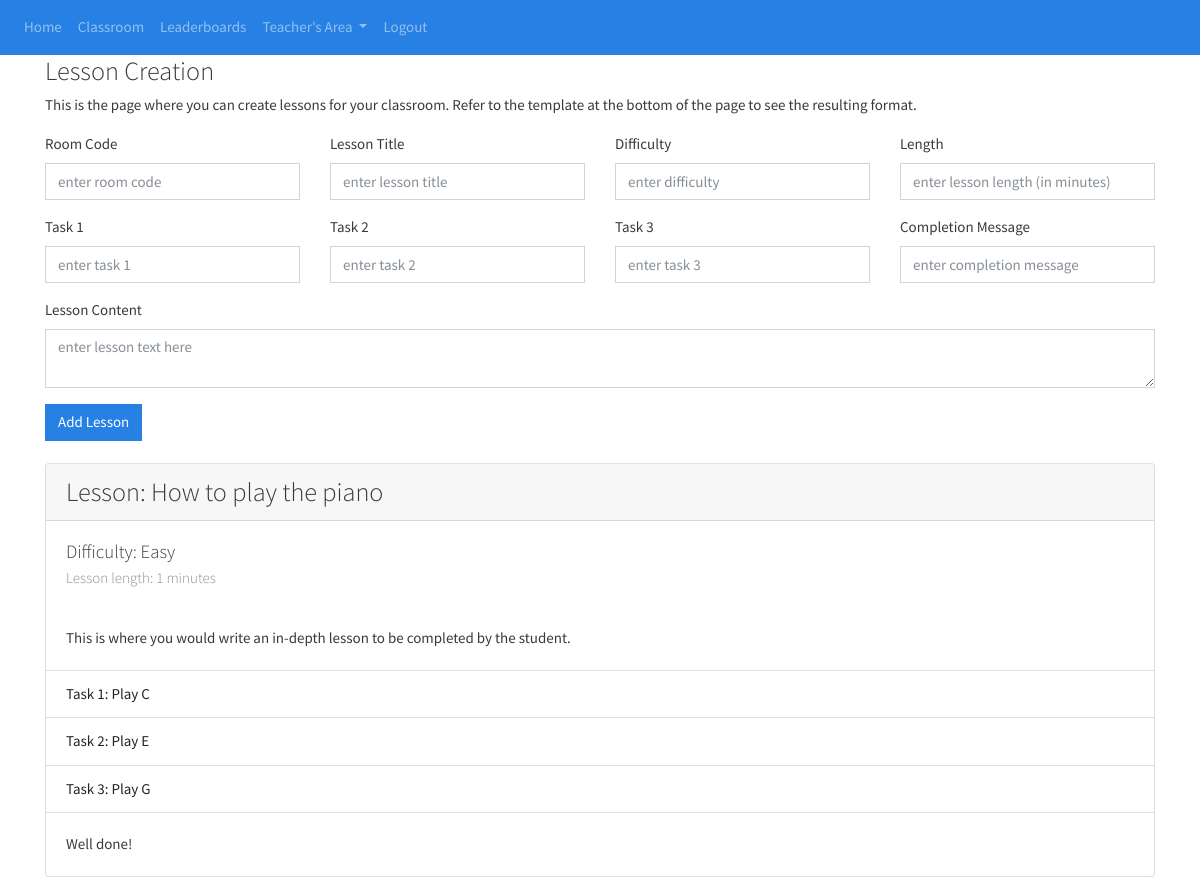
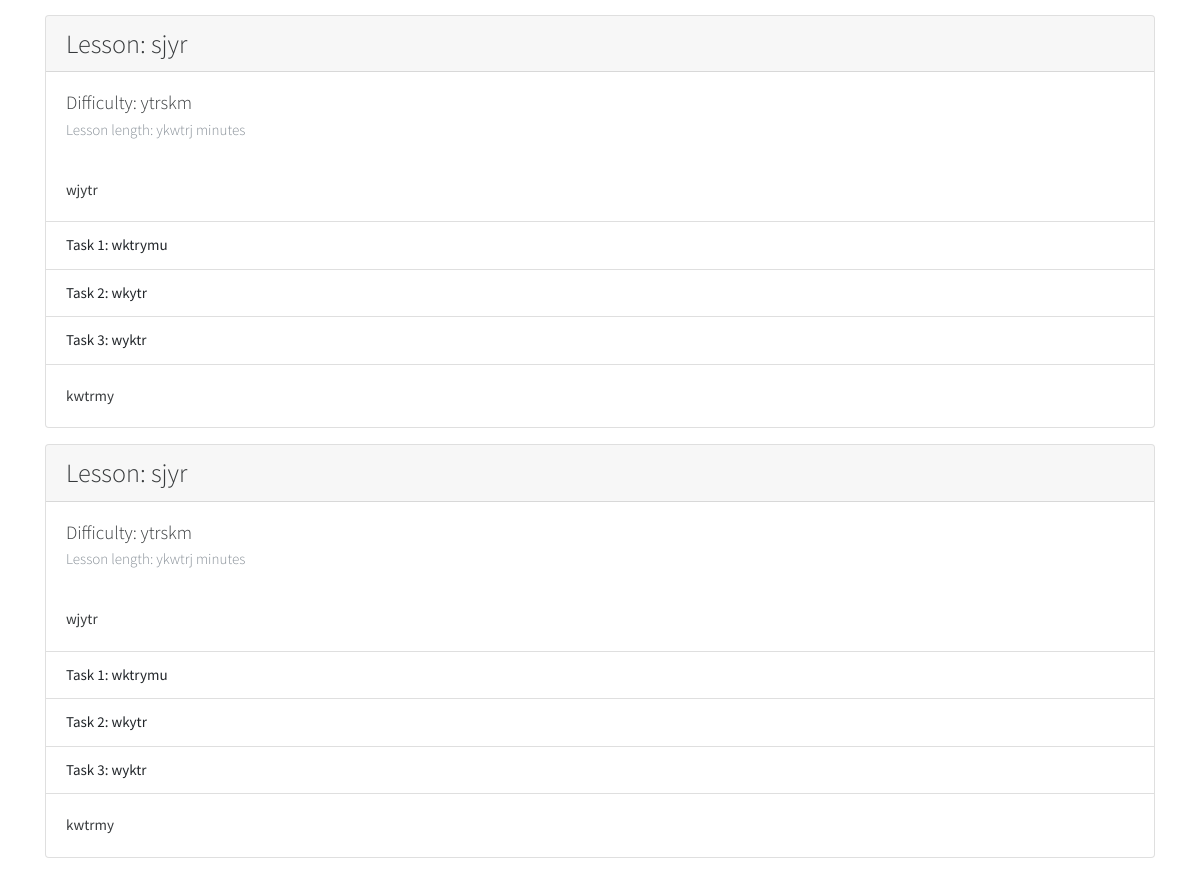
The app's page /class_lessons (signed in) with its own data (2 pictures, top to bottom).
### website/models.py (models this page shows)
class Lesson(db.Model):
    id = db.Column(db.Integer, primary_key=True)
    lesson_title = db.Column(db.String(150))
    difficulty = db.Column(db.String(150))
    length = db.Column(db.String(150))
    data = db.Column(db.String(10000))
    task1 = db.Column(db.String(150))
    task2 = db.Column(db.String(150))
    task3 = db.Column(db.String(150))
    completion_message = db.Column(db.String(10000))
    user_id = db.Column(db.Integer, db.ForeignKey('user.id'))
    class_id = db.Column(db.Integer, db.ForeignKey('classroom.id'))

### website/views.py (the view, shortened to what this page needs)
@views.route('/class_lessons', methods=['GET', 'POST'])
@login_required
def class_lessons():
    return render_template("class_lessons.html", user=current_user)

### website/__init__.py (called while the page is built)
def create_app():
    app = Flask(__name__)
    app.config['SECRET_KEY'] = 'abc123'
    app.config['SQLALCHEMY_DATABASE_URI'] = f'sqlite:///{DB_NAME}'
    db.init_app(app)
    from .views import views
    from .auth import auth
    app.register_blueprint(views, url_prefix='/')
    app.register_blueprint(auth, url_prefix='/')
    from .models import User, Lesson, Classroom
    create_database(app)
    login_manager = LoginManager()
    login_manager.login_view = 'auth.login'
    login_manager.init_app(app)
    @login_manager.user_loader
    def load_user(id):
        return User.query.get(int(id))
    return app

### website/templates/class_lessons.html
{% extends "base.html" %} {% block title %}Class Lessons{% endblock %}
{% block content %}
<h3>Lesson Creation</h3>
<p>This is the page where you can create lessons for your classroom. Refer to the template at the bottom of the page to see the resulting format.</p>
<form class="row g-3" method="POST" >
    <div class ="col-md-3">
        <label for="classroom">Room Code</label>
        <input type="text" class="form-control" id="classroom" name="classroom" placeholder="enter room code" required>
    </div>
    <div class ="col-md-3">
        <label for="classroom">Lesson Title</label>
        <input type="text" class="form-control" id="lesson_title" name="lesson_title" placeholder="enter lesson title" required>
    </div>
    <div class ="col-md-3">
        <label for="difficulty">Difficulty</label>
        <input type="text" class="form-control" id="difficulty" name="difficulty" placeholder="enter difficulty" required>
    </div>
    <div class ="col-md-3">
        <label for="length">Length</label>
        <input type="text" class="form-control" id="length" name="length" placeholder="enter lesson length (in minutes)" required>
    </div>
    <div class ="col-md-3">
        <label for="task1">Task 1</label>
        <input type="text" class="form-control" id="task1" name="task1" placeholder="enter task 1"required>
    </div>
    <div class ="col-md-3">
        <label for="task2">Task 2</label>
        <input type="text" class="form-control" id="task2" name="task2" placeholder="enter task 2"required>
    </div>
    <div class ="col-md-3">
        <label for="task3">Task 3</label>
        <input type="text" class="form-control" id="task3" name="task3" placeholder="enter task 3"required>
    </div>
    <div class ="col-md-3">
        <label for="completion_message">Completion Message</label>
        <input type="text" class="form-control" id="completion_message" name="completion_message" placeholder="enter completion message"required>
    </div>
    <div class ="col-md-12">
        <label for="lesson">Lesson Content</label>
        <textarea name="lesson" id="lesson" class="form-control" placeholder="enter lesson text here"></textarea>
    </div>
    <div class = "col-md-3">
        <button type="submit" class="btn btn-primary">Add Lesson</button>
    </div>
</form>
<br>
{% for lesson in user.lessons %}
<div class="card mb-3">
    <h3 class="card-header">Lesson: {{lesson.lesson_title}}</h3>
    <div class="card-body">
      <h5 class="card-title">Difficulty: {{lesson.difficulty}}</h5>
      <h6 class="card-subtitle text-muted">Lesson length: {{lesson.length}} minutes</h6>
    </div>
    <div class="card-body">
      <p class="card-text">{{lesson.data}} </p>
    </div>
    <ul class="list-group list-group-flush">
      <li class="list-group-item">Task 1: {{lesson.task1}}</li>
      <li class="list-group-item">Task 2: {{lesson.task2}}</li>
      <li class="list-group-item">Task 3: {{lesson.task3}}</li>
    </ul>
    <div class="card-body">
        <p class="card-text">{{lesson.completion_message}}</p>
      </div>
</div>
{% endfor %}
{% endblock %}

### website/templates/base.html (shortened to what this page needs)
<!DOCTYPE html>
</html>
    <head>
        <link rel="stylesheet" href="https://cdn.jsdelivr.net/npm/bootstrap@5.0.2/dist/css/bootstrap.min.css">
        <link rel="stylesheet" href="https://cdn.jsdelivr.net/npm/@fortawesome/fontawesome-free@5.15.3/css/fontawesome.min.css">
        <link rel="stylesheet" href="https://cdn.jsdelivr.net/npm/bootswatch@4.5.2/dist/cosmo/bootstrap.min.css">
    </head>
    <body>
        <nav class="navbar navbar-expand-lg navbar-dark bg-primary">
            <div class="collapse navbar-collapse" id="navbar">
                <div class="navbar-nav">
                    {% if user.is_authenticated and user.teacher == '123' %}
                    <a class="nav-item nav-link" id="home" href="/">Home</a>
                    <a class="nav-item nav-link" id="classroom" href="/classroom">Classroom</a>
                    <a class="nav-item nav-link" id="leaderboards" href="/leaderboards">Leaderboards</a>
                    <li class="nav-item dropdown">
                        <a class="nav-link dropdown-toggle" href="#" id="navbarDropdown" role="button" data-toggle="dropdown" aria-haspopup="true" aria-expanded="false">
                          Teacher's Area
                        </a>
                    </li>
                    <a class="nav-item nav-link" id="logout" href="/logout">Logout</a>
                    {% elif user.is_authenticated and user.teacher != '123' %}
                    <a class="nav-item nav-link" id="home" href="/">Home</a>
                    <a class="nav-item nav-link" id="classroom" href="/classroom">Classroom</a>
                    <a class="nav-item nav-link" id="leaderboards" href="/leaderboards">Leaderboards</a>
                    <a class="nav-item nav-link" id="logout" href="/logout">Logout</a>
                    {% else %}
                    <a class="nav-item nav-link" id="signUp" href="/sign_up">Sign Up</a>
                    <a class="nav-item nav-link" id="login" href="/login">Login</a>
                    {% endif %}
                </div>
            </div>
        </nav>
        <div class="container">
        {% block content %}
        {% endblock %}
        </div>
    </body>
</html>

### records on screen
Lesson: lesson_title "How to play the piano", difficulty "Easy", length "1", data "This is where you would write an in-depth lesson to be completed by the student.", task1 "Play C", task2 "Play E", task3 "Play G", completion_message "Well done!"
Lesson: lesson_title "sjyr", difficulty "ytrskm", length "ykwtrj", data "wjytr", task1 "wktrymu", task2 "wkytr", task3 "wyktr", completion_message "kwtrmy"
Lesson: lesson_title "sjyr", difficulty "ytrskm", length "ykwtrj", data "wjytr", task1 "wktrymu", task2 "wkytr", task3 "wyktr", completion_message "kwtrmy"
